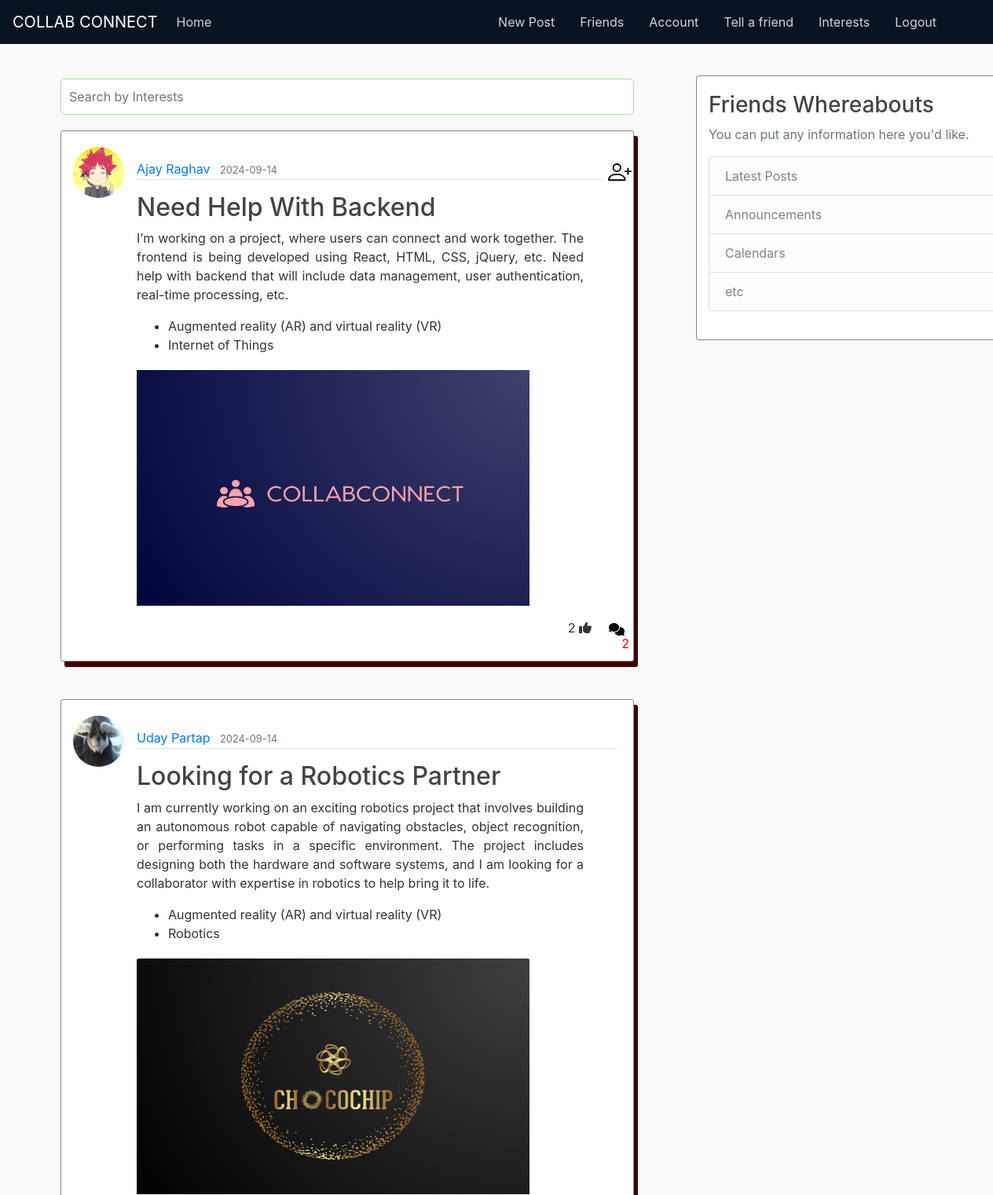
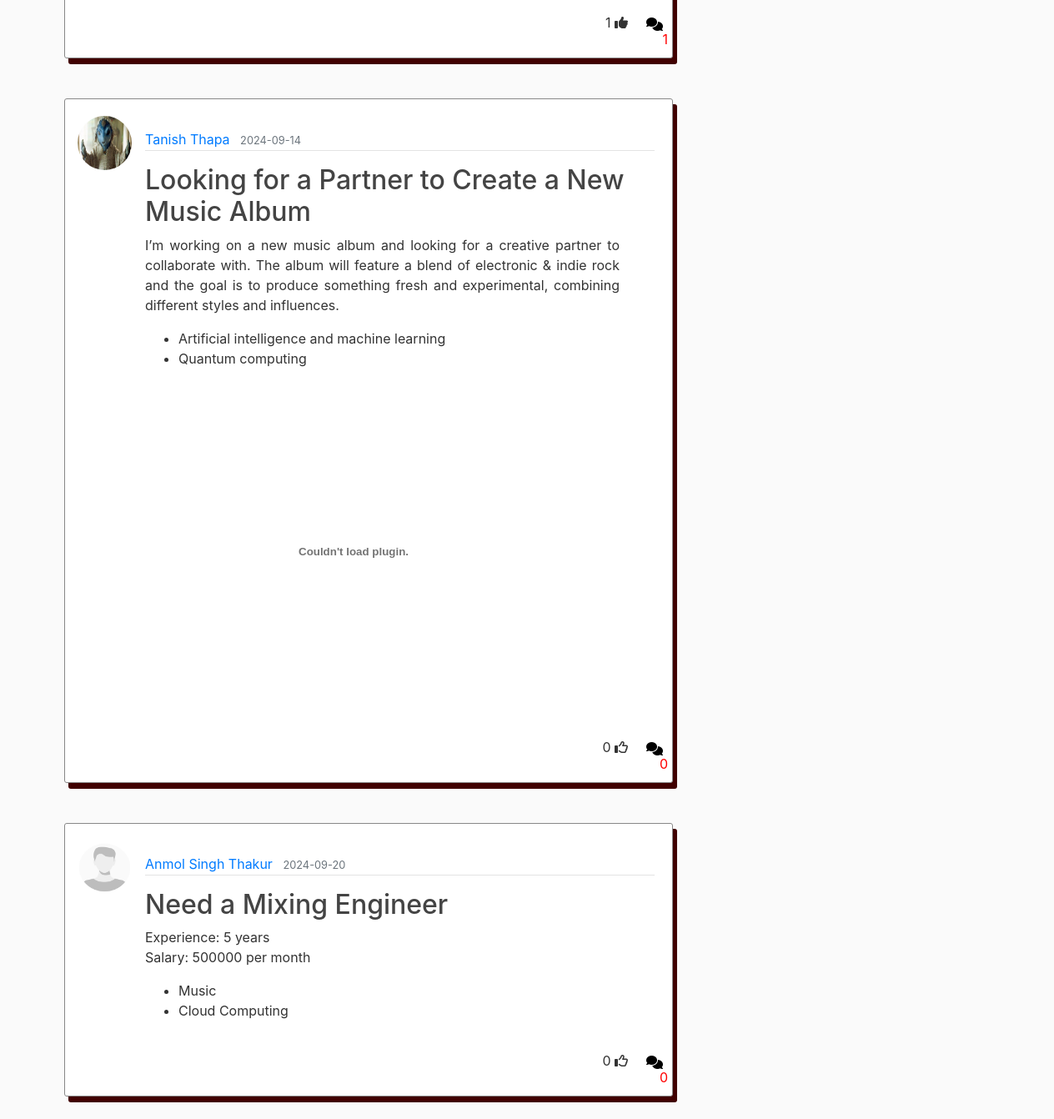
Screenshot of /home (signed in) with the database file from the repository (2 pictures, top to bottom).
### flaskblog/models.py (models this page shows, shortened)
class Post(db.Model):
    id = db.Column(db.Integer, primary_key=True)
    title = db.Column(db.String(100), nullable=False)
    date_posted = db.Column(db.DateTime, nullable=False, default=datetime.utcnow)
    content = db.Column(db.Text, nullable=False)
    user_id = db.Column(db.Integer, db.ForeignKey('users.id'), nullable=False)
    file_path = db.Column(db.String(255), nullable=True)
    comments = db.relationship('Comment', backref='post', cascade='all, delete', lazy=True)
    likes = db.relationship('Like', backref='post', cascade='all, delete', lazy=True)

class User(db.Model, UserMixin):
    __tablename__ = 'users'
    id = db.Column(db.Integer, primary_key=True)
    username = db.Column(db.String(20), unique=True, nullable=False)
    email = db.Column(db.String(120), unique=True, nullable=False)
    image_file = db.Column(db.String(20), nullable=False, default='default.jpg')
    password = db.Column(db.String(60), nullable=False)
    posts = db.relationship('Post', backref='author', cascade='all, delete', lazy=True)
    comments = db.relationship('Comment', backref='author', cascade='all, delete', lazy=True)
    friendship = db.relationship(
        'Friendship',
        primaryjoin="(User.id == Friendship.user_id) | (User.id == Friendship.friend_id)",
        backref='users',
        lazy='dynamic',
        cascade='all, delete-orphan'
    )
    categories = db.relationship('Category', secondary='user_categories', cascade='all, delete', back_populates='users')
    likes = db.relationship('Like', backref='user', cascade='all, delete', lazy=True)
    @property
    def friends(self):
        return User.query.join(Friendship, (Friendship.friend_id == User.id)).filter(Friendship.user_id == self.id)

class Category(db.Model):
    id = db.Column(db.Integer, primary_key=True)
    name = db.Column(db.String(50), nullable=False)
    users = db.relationship(
        'User',
        secondary=user_categories,
        back_populates='categories'
    )

### flaskblog/routes.py (the view)
@app.route("/")
@app.route("/home")
def home():
    db.create_all()
    posts = Post.query.all()
    user = current_user
    return render_template('home.html', posts=posts, user = user)

### flaskblog/models.py (called while the page is built)
@login_manager.user_loader
def load_user(user_id):
    return User.query.get(int(user_id))

### flaskblog/templates/home.html (shortened to what this page needs)
{% extends "layout.html" %}
{% block content %}
<form id="interest-search-form">
  <input type="text" id="interest-search" placeholder="Search by Interests"  style="border: 1px solid; border-color: rgb(160, 226, 160);">
</form>
{% for post in posts %}
<article class="media content-section custom-shadow mb-5">
  <img class="rounded-circle article-img" src="{{ url_for('static', filename='profile_pics/' + post.author.image_file) }}">
  <div class="media-body">
    <div class="article-metadata my-3">
      <a class="mr-2" href="#">{{ post.author.username }}</a>
      <small class="text-muted">{{ post.date_posted.strftime('%Y-%m-%d') }}</small>
      {% if current_user != post.author %}
      {% if current_user not in post.author.friends.all() %}
          <form action="{{ url_for('add_friend_', user_id=post.author.id) }}"  method="post" style="display: inline;" >
              <button class="frnd bg-white ml-5" style="width: 17px;" type="submit">
              </button>
          </form>
      {% endif %}
  {% endif %}
    </div>
    <h2><a class="article-title" href="{{ url_for('post', post_id=post.id) }}">{{ post.title }}</a></h2>
    <p class="article-content ml-0 mr-5"
      style="text-align: justify;">{{ post.content }}</p>
    {% if post.author.categories %}
      <ul>
        {% for i in post.author.categories %}
          <li>{{ i.name }}</li>
        {% endfor %}
      </ul>
    {% endif %}
    <div>
      {% if post.file_path %}
          {% if post.file_path.lower().endswith(('.jpg', '.png', '.jpeg', '.gif')) %}
              <img src="{{ url_for('static', filename='media/' + post.file_path) }}" height="300px" width="500px" alt="{{ post.title }}">
          {% elif post.file_path.lower().endswith(('.mp4', '.mov')) %}
          <video controls height="300px" width="500px">
            <source src="{{ url_for('static', filename='media/' + post.file_path) }}" type="{{ video_mime_type }}">
            Your browser does not support the video tag.
        </video>
          {% elif post.file_path.lower().endswith(('.pdf')) %}
              <embed src="{{ url_for('static', filename='media/' + post.file_path) }}" width="500px" height="400px" type="application/pdf">
          {% else %}
              <p>Unsupported file type</p>
          {% endif %}
      {% endif %}
  </div>
      <div class="row justify-content-end">
        <div class="col-auto ml">
        <span id="likes-count-{{post.id}}">
          {{ post.likes|length }}</span>
          {% if user.id in post.likes|map(attribute="user_id")|list %}
          <i
          class="fas fa-thumbs-up like-button"
          id="like-button-{{post.id}}"onclick="like({{post.id}})"
        ></i>
        {% else %}
        <i
          class="far fa-thumbs-up like-button"
          id="like-button-{{post.id}}"onclick="like({{post.id}})"
        ></i>
          {% endif %}
      </div>
      <div class="col-auto ml-2">
<div class="cmtt"
        {% if post.comments|length >0 %}
        <a data-toggle="collapse" href="#comments-{{post.id}}" role="button">
          <button class="cmt bg-white" type="submit" >
            <i class="fa-solid fa-comments"></i>
          </button>
        <sub style="position: absolute; bottom: 0; right: 0; color: red; padding: 2px 5px; border-radius: 50%; font-size: 16px;">{{ post.comments|length }}</sub>
        {% elif post.comments|length ==0 %}
        <a data-toggle="collapse" href="#!comments-{{post.id}}" role="button">
          <button class="cmt bg-white" type="submit" >
            <i class="fa-solid fa-comments"></i>
          </button>
        <sub style="position: absolute; bottom: 0; right: 0; color: red; padding: 2px 5px; border-radius: 50%; font-size: 16px;">{{ post.comments|length }}</sub>
        {% endif %}
      </div>
    </div>
</div>
</div>
</article>
        {% endfor %}
{% endblock content %}

### flaskblog/static/main.css (style rules this page uses)
body { background: #fafafa; color: #333333; margin-top: 5rem; }
h1, h2, h3, h4, h5, h6 { color: #444444; }
.content-section { background: #ffffff; padding: 20px 15px; border: 1px solid #888888; border-radius: 3px; margin-bottom: 20px; }
.article-title { color: #444444; }
.article-content { white-space: pre-line; height: auto; }
.article-img { height: 65px; width: 65px; margin-right: 16px; }
.article-metadata { padding-bottom: 1px; margin-bottom: 4px; border-bottom: 1px solid #e3e3e3; margin-right: 50px; width: 99%; }
.cmtt { margin-bottom: 50px; }
.fa-thumbs-up { margin-top:20px; }
#interest-search { width: 100%; padding: 10px; box-sizing: border-box; border: 1px solid #ccc; border-radius: 5px; }
.like-button { transition: transform 0.5s ease-in-out; }

### flaskblog/static/test.css (style rules this page uses)
.cmt { position: absolute; right: 5px; border: 0; height: 60px; }
.frnd { float: right; border: none; margin-right: 0px; margin-left: 10x; }

### flaskblog/templates/home.html (style rules this page uses)
.custom-shadow { box-shadow: 5px 7px rgb(65, 1, 1); transition: transform .2s; }

### rows the page displays
Post: image_file (picture), author.username "Ajay Raghav", date_posted "2024-09-14", title "Need Help With Backend", content "I’m working on a project, where users can connect and work together. The frontend is being developed using React, HTML, CSS, jQuery, etc. Need help with backend that will include data management, user authentication, real-time processing, etc.", file_path (picture), likes|length "2", comments|length "2"
Category: name "Augmented reality (AR) and virtual reality (VR)"
Category: name "Internet of Things"
Post: image_file (picture), author.username "Uday Partap", date_posted "2024-09-14", title "Looking for a Robotics Partner", content "I am currently working on an exciting robotics project that involves building an autonomous robot capable of navigating obstacles, object recognition, or performing tasks in a specific environment. The project includes designing both the hardware and software systems, and I am looking for a collaborator with expertise in robotics to help bring it to life.", file_path (picture), likes|length "1", comments|length "1"
Category: name "Augmented reality (AR) and virtual reality (VR)"
Category: name "Robotics"
Post: image_file (picture), author.username "Tanish Thapa", date_posted "2024-09-14", title "Looking for a Partner to Create a New Music Album", content "I’m working on a new music album and looking for a creative partner to collaborate with. The album will feature a blend of electronic & indie rock and the goal is to produce something fresh and experimental, combining different styles and influences.", likes|length "0", comments|length "0"
Category: name "Artificial intelligence and machine learning"
Category: name "Quantum computing"
Post: image_file (placeholder picture), author.username "Anmol Singh Thakur", date_posted "2024-09-20", title "Need a Mixing Engineer", content "Experience: 5 years Salary: 500000 per month", likes|length "0", comments|length "0"
Category: name "Music"
Category: name "Cloud Computing"
